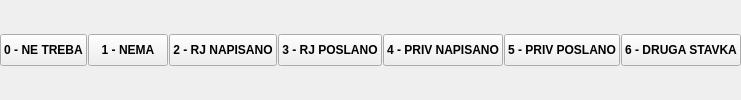
    <widget class="QFrame" name="frame_18">
     <property name="frameShape">
      <enum>QFrame::NoFrame</enum>
     </property>
     <property name="frameShadow">
      <enum>QFrame::Raised</enum>
     </property>
     <layout class="QHBoxLayout" name="horizontalLayout_13">
      <property name="spacing">
       <number>1</number>
      </property>
      <property name="leftMargin">
       <number>0</number>
      </property>
      <property name="topMargin">
       <number>0</number>
      </property>
      <property name="rightMargin">
       <number>0</number>
      </property>
      <property name="bottomMargin">
       <number>0</number>
      </property>
      <item>
       <widget class="QPushButton" name="btnPismo0">
        <property name="minimumSize">
         <size>
          <width>0</width>
          <height>32</height>
         </size>
        </property>
        <property name="font">
         <font>
          <weight>75</weight>
          <bold>true</bold>
         </font>
        </property>
        <property name="cursor">
         <cursorShape>PointingHandCursor</cursorShape>
        </property>
        <property name="text">
         <string>0 - NE TREBA</string>
        </property>
        <property name="autoExclusive">
         <bool>true</bool>
        </property>
       </widget>
      </item>
      <item>
       <widget class="QPushButton" name="btnPismo1">
        <property name="minimumSize">
         <size>
          <width>0</width>
          <height>32</height>
         </size>
        </property>
        <property name="font">
         <font>
          <weight>75</weight>
          <bold>true</bold>
         </font>
        </property>
        <property name="cursor">
         <cursorShape>PointingHandCursor</cursorShape>
        </property>
        <property name="text">
         <string>1 - NEMA</string>
        </property>
        <property name="autoExclusive">
         <bool>true</bool>
        </property>
       </widget>
      </item>
      <item>
       <widget class="QPushButton" name="btnPismo2">
        <property name="minimumSize">
         <size>
          <width>0</width>
          <height>32</height>
         </size>
        </property>
        <property name="font">
         <font>
          <weight>75</weight>
          <bold>true</bold>
         </font>
        </property>
        <property name="cursor">
         <cursorShape>PointingHandCursor</cursorShape>
        </property>
        <property name="text">
         <string>2 - RJ NAPISANO</string>
        </property>
        <property name="autoExclusive">
         <bool>true</bool>
        </property>
       </widget>
      </item>
      <item>
       <widget class="QPushButton" name="btnPismo3">
        <property name="minimumSize">
         <size>
          <width>0</width>
          <height>32</height>
         </size>
        </property>
        <property name="font">
         <font>
          <weight>75</weight>
          <bold>true</bold>
         </font>
        </property>
        <property name="cursor">
         <cursorShape>PointingHandCursor</cursorShape>
        </property>
        <property name="text">
         <string>3 - RJ POSLANO</string>
        </property>
        <property name="autoExclusive">
         <bool>true</bool>
        </property>
       </widget>
      </item>
      <item>
       <widget class="QPushButton" name="btnPismo4">
        <property name="minimumSize">
         <size>
          <width>0</width>
          <height>32</height>
         </size>
        </property>
        <property name="font">
         <font>
          <weight>75</weight>
          <bold>true</bold>
         </font>
        </property>
        <property name="cursor">
         <cursorShape>PointingHandCursor</cursorShape>
        </property>
        <property name="text">
         <string>4 - PRIV NAPISANO</string>
        </property>
        <property name="autoExclusive">
         <bool>true</bool>
        </property>
       </widget>
      </item>
      <item>
       <widget class="QPushButton" name="btnPismo5">
        <property name="minimumSize">
         <size>
          <width>0</width>
          <height>32</height>
         </size>
        </property>
        <property name="font">
         <font>
          <weight>75</weight>
          <bold>true</bold>
         </font>
        </property>
        <property name="cursor">
         <cursorShape>PointingHandCursor</cursorShape>
        </property>
        <property name="text">
         <string>5 - PRIV POSLANO</string>
        </property>
        <property name="autoExclusive">
         <bool>true</bool>
        </property>
       </widget>
      </item>
      <item>
       <widget class="QPushButton" name="btnPismo6">
        <property name="minimumSize">
         <size>
          <width>0</width>
          <height>32</height>
         </size>
        </property>
        <property name="font">
         <font>
          <weight>75</weight>
          <bold>true</bold>
         </font>
        </property>
        <property name="cursor">
         <cursorShape>PointingHandCursor</cursorShape>
        </property>
        <property name="text">
         <string>6 - DRUGA STAVKA</string>
        </property>
        <property name="autoExclusive">
         <bool>true</bool>
        </property>
       </widget>
      </item>
     </layout>
    </widget>
